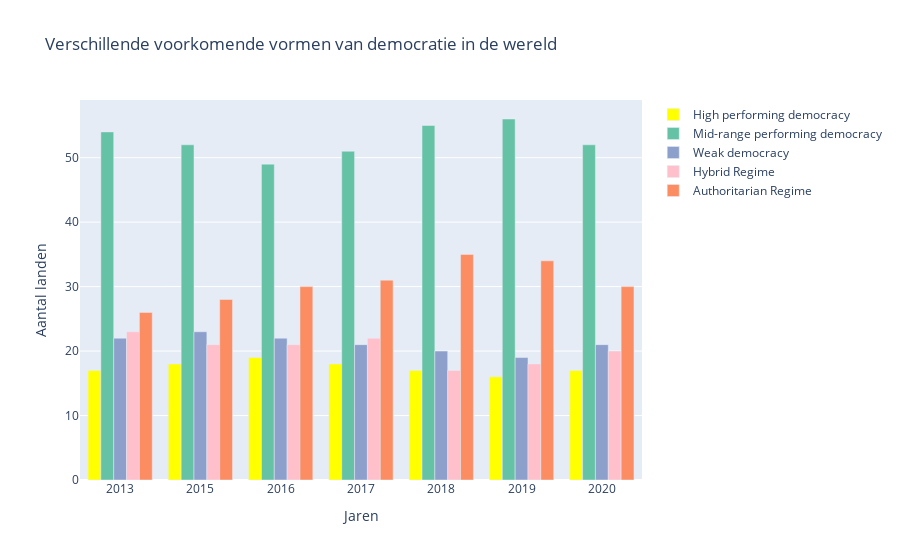

Notebook source saved alongside this figure:
### Markdown cell above
### The Global State of Democracy Indices


The Global State of Democracy Indices is een uitgebreide evaluatie van verschillende factoren die de mate van democratie in een land proberen te meten, opgesteld door het International Institute for Democracy and Electoral Assistance. Doordat een definitie van democratie niet universeel en ook niet gemakkelijk te bepalen is, bestaat het rapportage uit veel verschillende onderwerpen, waarbij de 174 gemeten landen een score krijgen voor elk van deze onderwerpen tussen 0 en 1, met 0 het meest negatief, en 1 het meest positief. Deze scores worden gemeten aan de hand van onderzoek, de ervaringen van burgers en de meningen van journalisten.

De dataset die gebruikt zal worden voor ons onderzoek is als volgt:

https://www.kaggle.com/datasets/aliaamiri/the-global-state-of-democracy-indices

Deze dataset geeft de scores voor elk land in elk van de 157 kwesties tussen 1975 en 2020, deze kwesties zijn de observeerbare variabelen in deze dataset. De namen van de variabelen worden gebruikt om elke kwestie te categoriseren, de uitleg voor elke kwestie staat in een pdf bestand dat meegeleverd werd met de dataset. Elke kwestie beslaat een vraag of stelling die een indicator kan zijn van de mate van democratie in een land. Kwesties kunnen onderwerpen aanslaan als gelijke rechten, persvrijheid, en censuur.

### Code cell
barplot.update_layout(layout)
##In de onderstaande afbeelding zijn de voorkomnde vormen van democratie in de wereld weergeven in aantallen.

### Figure 1 — Plotly figure (JSON) as saved in the notebook; plotly's stock layout.template omitted (floating-point values rounded to 4 significant figures)
{"data": [{"marker": {"color": "rgb(255, 255, 0)"}, "name": "High performing democracy", "type": "bar", "x": ["2013", "2015", "2016", "2017", "2018", "2019", "2020"], "y": [17, 18, 19, 18, 17, 16, 17]}, {"marker": {"color": "rgb(102,194,165)"}, "name": "Mid-range performing democracy", "type": "bar", "x": ["2013", "2015", "2016", "2017", "2018", "2019", "2020"], "y": [54, 52, 49, 51, 55, 56, 52]}, {"marker": {"color": "rgb(141,160,203)"}, "name": "Weak democracy", "type": "bar", "x": ["2013", "2015", "2016", "2017", "2018", "2019", "2020"], "y": [22, 23, 22, 21, 20, 19, 21]}, {"marker": {"color": "rgb(255, 192, 203)"}, "name": "Hybrid Regime", "type": "bar", "x": ["2013", "2015", "2016", "2017", "2018", "2019", "2020"], "y": [23, 21, 21, 22, 17, 18, 20]}, {"marker": {"color": "rgb(252,141,98)"}, "name": "Authoritarian Regime", "type": "bar", "x": ["2013", "2015", "2016", "2017", "2018", "2019", "2020"], "y": [26, 28, 30, 31, 35, 34, 30]}], "layout": {"title": {"text": "Verschillende voorkomende vormen van democratie in de wereld"}, "xaxis": {"title": {"text": "Jaren"}}, "yaxis": {"title": {"text": "Aantal landen"}}}}
